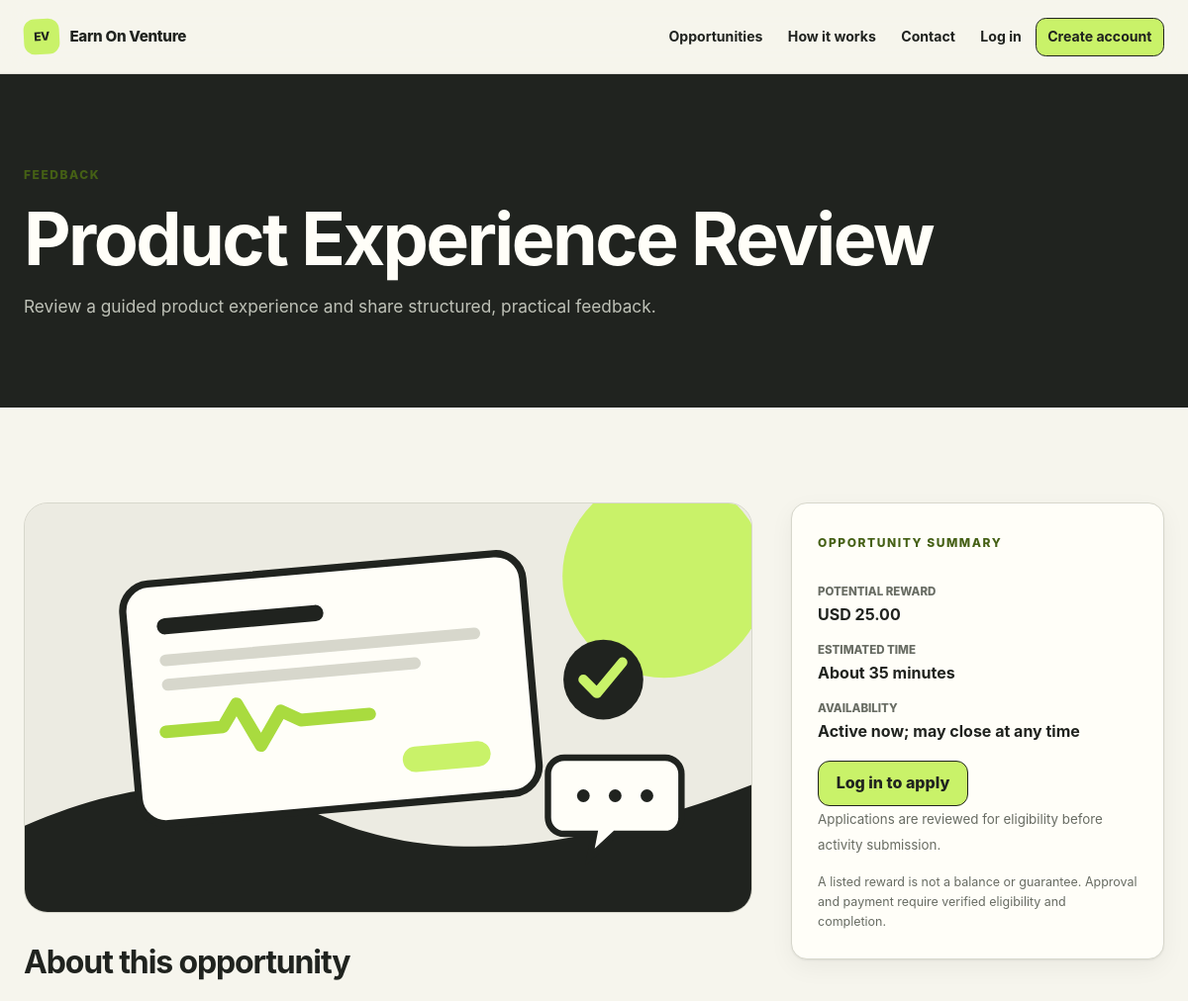
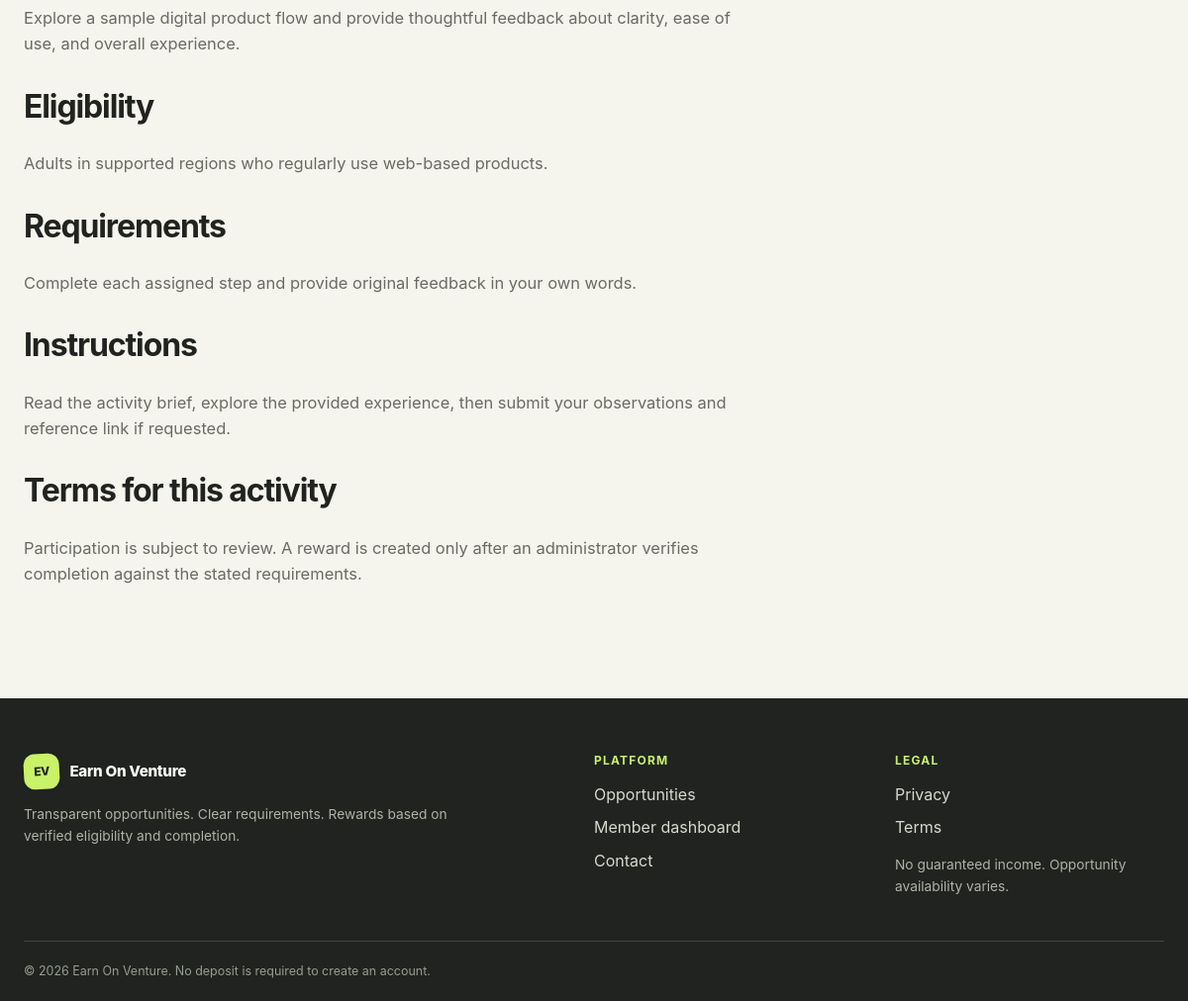
/opportunity.php?id=1, run on the app's committed database (2 pictures, top to bottom).
### tables this page shows
CREATE TABLE IF NOT EXISTS opportunities (
  id BIGINT UNSIGNED AUTO_INCREMENT PRIMARY KEY,
  title VARCHAR(180) NOT NULL,
  category VARCHAR(80) NOT NULL,
  short_description VARCHAR(300) NOT NULL,
  description TEXT NOT NULL,
  reward_amount DECIMAL(10,2) NOT NULL DEFAULT 0.00,
  currency CHAR(3) NOT NULL DEFAULT 'USD',
  eligibility TEXT NOT NULL,
  requirements TEXT NOT NULL,
  instructions TEXT NOT NULL,
  terms TEXT NOT NULL,
  estimated_minutes SMALLINT UNSIGNED NOT NULL,
  image_path VARCHAR(255) NULL,
  status ENUM('draft','active','inactive') NOT NULL DEFAULT 'draft',
  featured TINYINT(1) NOT NULL DEFAULT 0,
  created_by BIGINT UNSIGNED NULL,
  created_at TIMESTAMP NOT NULL DEFAULT CURRENT_TIMESTAMP,
  updated_at TIMESTAMP NOT NULL DEFAULT CURRENT_TIMESTAMP ON UPDATE CURRENT_TIMESTAMP,
  INDEX idx_opportunities_status_category (status, category),
  INDEX idx_opportunities_reward (reward_amount),
  CONSTRAINT fk_opportunity_creator FOREIGN KEY (created_by) REFERENCES users(id) ON DELETE SET NULL
);

### opportunity.php (the view, shortened to what this page needs)
<?php
require_once __DIR__ . '/functions.php';
$id = filter_input(INPUT_GET, 'id', FILTER_VALIDATE_INT);
    ?><section class="section"><div class="container narrow"><h1>Opportunity not found</h1><p>The requested opportunity is unavailable.</p><a class="btn" href="/opportunities.php">Browse opportunities</a></div></section><?php
$stmt = db()->prepare("SELECT * FROM opportunities WHERE id = ? AND status = 'active' LIMIT 1");
$stmt->execute([$id]);
$opportunity = $stmt->fetch();
    ?><?php
$user = current_user();
$application = null;
?>
<section class="page-hero"><div class="container"><p class="eyebrow"><?= e($opportunity['category']) ?></p><h1><?= e($opportunity['title']) ?></h1><p><?= e($opportunity['short_description']) ?></p></div></section>
<section class="section"><div class="container detail-grid">
  <article class="prose">
    <?php if ($opportunity['image_path']): ?><img class="detail-image" src="<?= e($opportunity['image_path']) ?>" alt="" loading="lazy"><?php endif; ?>
    <h2>About this opportunity</h2><p><?= nl2br(e($opportunity['description'])) ?></p>
    <h2>Eligibility</h2><p><?= nl2br(e($opportunity['eligibility'])) ?></p>
    <h2>Requirements</h2><p><?= nl2br(e($opportunity['requirements'])) ?></p>
    <h2>Instructions</h2><p><?= nl2br(e($opportunity['instructions'])) ?></p>
    <h2>Terms for this activity</h2><p><?= nl2br(e($opportunity['terms'])) ?></p>
  </article>
  <aside><div class="card sticky-card"><p class="eyebrow">Opportunity summary</p><dl><dt>Potential reward</dt><dd><?= e($opportunity['currency']) ?> <?= e(number_format((float) $opportunity['reward_amount'], 2)) ?></dd><dt>Estimated time</dt><dd>About <?= (int) $opportunity['estimated_minutes'] ?> minutes</dd><dt>Availability</dt><dd>Active now; may close at any time</dd></dl>
    <?php if ($application): ?><p>Your application: <?= status_badge($application['status']) ?></p><?php if ($application['status'] === 'approved'): ?><a class="btn" href="/submit-activity.php?application_id=<?= (int) $application['id'] ?>">Submit activity</a><?php else: ?><a class="btn btn-secondary" href="/dashboard.php">View dashboard</a><?php endif; ?>
    <?php elseif ($user): ?><form method="post"><?= csrf_field() ?><button class="btn" type="submit">Apply for this opportunity</button></form>
    <?php else: ?><a class="btn" href="/login.php">Log in to apply</a><p><small>Applications are reviewed for eligibility before activity submission.</small></p><?php endif; ?>
    <p class="fine-print">A listed reward is not a balance or guarantee. Approval and payment require verified eligibility and completion.</p>
  </div></aside>
</div></section>

### assets/css/style.css (style rules this page uses)
:root { --ink: #20231f; --ink-soft: #343831; --paper: #f6f5ed; --surface: #fffef8; --surface-muted: #ecebe2; --line: #d7d7cc; --lime: #c9f269; --lime-strong: #a9db3f; --lime-dark: #456015; --muted: #686c63; --danger: #b43c36; --danger-soft: #f9e2df; --warning: #a4640b; --warning-soft: #fff0ce; --success: #28754d; --success-soft: #dff3e7; --info: #2c617d; --info-soft: #deedf4; --shadow-sm: 0 1px 2px rgba(24, 27, 22, .07), 0 8px 24px rgba(24, 27, 22, .05); --shadow-lg: 0 24px 70px rgba(24, 27, 22, .13); --radius-sm: .65rem; --radius: 1rem; --radius-lg: 1.5rem; --container: 74rem; --ease: 180ms ease; }
*, *::before, *::after { box-sizing: border-box; }
html { scroll-behavior: smooth; }
body { margin: 0; color: var(--ink); background: var(--paper); font-family: Inter, ui-sans-serif, system-ui, -apple-system, BlinkMacSystemFont, "Segoe UI", sans-serif; font-size: 1rem; line-height: 1.6; text-rendering: optimizeLegibility; -webkit-font-smoothing: antialiased; }
img, svg { display: block; max-width: 100%; }
a { color: inherit; text-decoration-color: var(--lime-dark); text-underline-offset: .2em; }
h1, h2, h3, h4, p { margin-top: 0; }
h1, h2, h3, h4 { line-height: 1.12; letter-spacing: -.035em; }
h1 { font-size: clamp(2.3rem, 8vw, 5.4rem); }
h2 { font-size: clamp(1.75rem, 5vw, 3.15rem); }
p { color: var(--muted); }
.container { width: min(calc(100% - 2rem), var(--container)); margin-inline: auto; }
.section { padding-block: clamp(3.5rem, 8vw, 7rem); }
.section-kicker, .eyebrow { display: inline-flex; align-items: center; gap: .5rem; margin-bottom: .9rem; color: var(--lime-dark); font-size: .75rem; font-weight: 800; letter-spacing: .13em; text-transform: uppercase; }
.fine-print { color: var(--muted); font-size: .78rem; }
.prose { font-size: 1.03rem; }
.prose > * { max-width: 46rem; }
.prose h2 { margin-top: 2rem; font-size: clamp(1.45rem, 4vw, 2rem); }
.page-hero { padding-block: clamp(3rem, 8vw, 5.5rem); color: var(--surface); background: var(--ink); }
.page-hero h1 { margin-bottom: .8rem; font-size: clamp(2.35rem, 8vw, 4.6rem); }
.page-hero p:not(.eyebrow) { max-width: 44rem; margin-bottom: 0; color: #bec1b7; font-size: 1.08rem; }
.btn, button.btn, input[type="submit"] { min-height: 2.9rem; display: inline-flex; align-items: center; justify-content: center; gap: .5rem; padding: .72rem 1.1rem; border: 1px solid var(--ink); border-radius: .75rem; color: var(--ink); background: var(--lime); box-shadow: none; font-weight: 800; line-height: 1.2; text-decoration: none; transition: transform var(--ease), background var(--ease), box-shadow var(--ease); }
.card, .opportunity-card, .stat-card, .dashboard-card, .content-card { position: relative; padding: clamp(1.15rem, 3vw, 1.65rem); border: 1px solid var(--line); border-radius: var(--radius); background: var(--surface); box-shadow: var(--shadow-sm); }
.card, .opportunity-card { transition: transform var(--ease), border-color var(--ease), box-shadow var(--ease); }
.card > :last-child, .content-card > :last-child, .dashboard-card > :last-child { margin-bottom: 0; }
.detail-grid { display: grid; gap: 1.25rem; }
.detail-image { width: 100%; margin-bottom: 2rem; border: 1px solid var(--line); border-radius: var(--radius-lg); background: var(--surface-muted); }
.sticky-card dl { display: grid; gap: .85rem; }
.sticky-card dt { color: var(--muted); font-size: .72rem; font-weight: 800; text-transform: uppercase; }
.sticky-card dd { margin: -.75rem 0 0; font-weight: 750; }
@media (min-width: 42rem) { .container { width: min(calc(100% - 3rem), var(--container)); } }
@media (min-width: 42rem) { .detail-grid { grid-template-columns: minmax(0, 2fr) minmax(15rem, 1fr); } }
@media (min-width: 52rem) { .sticky-card { position: sticky; top: 6rem; } }

### data on the page
opportunities: category "FEEDBACK", title "Product Experience Review", short_description "Review a guided product experience and share structured, practical feedback.", image_path (picture), description "Explore a sample digital product flow and provide thoughtful feedback about clarity, ease of use, and overall experience.", eligibility "Adults in supported regions who regularly use web-based products.", requirements "Complete each assigned step and provide original feedback in your own words.", instructions "Read the activity brief, explore the provided experience, then submit your observations and reference link if requested.", terms "Participation is subject to review. A reward is created only after an administrator verifies completion against the stated requirements.", currency "USD", reward_amount "25.00", estimated_minutes "35"
